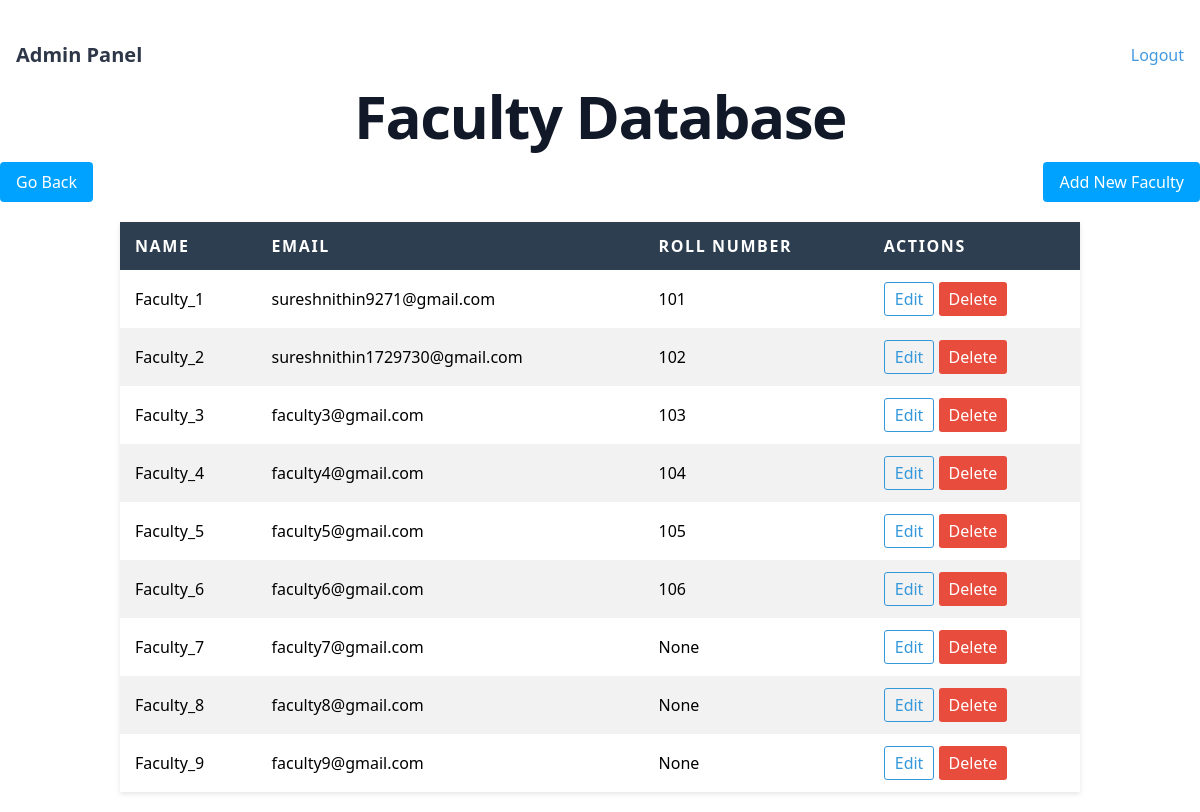
The page /faculty-database/ (signed in) on the database its author committed.
### users/models.py (models this page shows, shortened)
class Faculty(models.Model):
    profile = models.OneToOneField(Profile, on_delete=models.CASCADE, limit_choices_to={'role': 'faculty'})
    name=models.CharField(max_length=255,null=True,blank=True)
    email=models.EmailField(max_length=200,unique=True,null=True,blank=True)
    facultyID=models.CharField(max_length=200,null=True,blank=True)

### mtechMinorEval/views.py (the view)
# urls.py: path('faculty-database/', views.facultyDatabase, name='faculty-database'),
@login_required(login_url='admin-login')
@user_passes_test(lambda u: u.is_superuser)
def facultyDatabase(request):
    facultys=Faculty.objects.all()
    context={
        'facultys':facultys
    }
    return render(request,'mtechMinorEval/facultyDatabase.html', context)

### mtechMinorEval/templates/mtechMinorEval/facultyDatabase.html (shortened to what this page needs)
{% load static %}
<!DOCTYPE html>
<html lang="en">
<head>
    <script src="https://cdn.tailwindcss.com"></script>
</head>
<body>
        <div style="max-width: 1200px; margin: 0 auto; padding: 16px; display: flex; justify-content: space-between; align-items: center;">
            <a href="{% url 'admin-panel' %}" style="font-size: 1.25rem; font-weight: bold; color: #2d3748;">Admin Panel</a>
            <div style="margin-left: auto;">
                {% if user.is_authenticated %}
                    <a href="{% url 'admin-logout' %}" style="color: #4299e1; text-decoration: none;">Logout</a>
                {% else %}
                    <a href="{% url 'login' %}" style="color: #4299e1; text-decoration: none;">Login</a>
                {% endif %}
            </div>
        </div>
    <h1 class="mb-4 text-4xl font-extrabold leading-none tracking-tight text-gray-900 md:text-5xl lg:text-6xl dark:text-black">Faculty Database</h1>
    <div style="display: flex; justify-content: space-between; align-items: center;">
        <a href="{% url 'admin-panel' %}" style="background-color:  rgb(0, 162, 255); color: white; padding: 0.5rem 1rem; border-radius: 0.25rem;">Go Back</a>
        <a href="{% url 'add-new-faculty' %}" style="background-color: rgb(0, 162, 255); color: white; padding: 0.5rem 1rem; border-radius: 0.25rem;">Add New Faculty</a>
    </div>
    <table>
        <thead>
            <tr>
                <th>Name</th>
                <th>Email</th>
                <th>Roll Number</th>
                <th>Actions</th>
            </tr>
        </thead>
        <tbody>
            {% for faculty in facultys %}
            <tr>
                <td>{{ faculty.name }}</td>
                <td>{{ faculty.email }}</td>
                <td>{{ faculty.facultyID }}</td>
                <td>
                    <a href="{% url 'faculty-edit' faculty.id %}">Edit</a>
                    <form action="{% url 'faculty-delete' faculty.id %}" method="POST" style="display:inline;">
                        <button type="submit" onclick="return confirm('Are you sure you want to delete this faculty?');">Delete</button>
                    </form>
                </td>
            </tr>
            {% endfor %}
        </tbody>
    </table>
</body>
</html>

### mtechMinorEval/templates/mtechMinorEval/facultyDatabase.html (style rules this page uses)
h1 { text-align: center; color: #333; }
table { width: 80%; margin: 20px auto; border-collapse: collapse; box-shadow: 0 2px 5px rgba(0, 0, 0, 0.1); background-color: #fff; }
th, td { padding: 12px 15px; text-align: left; }
thead { background-color: #2c3e50; color: #fff; }
tbody tr:nth-child(even) { background-color: #f2f2f2; }
th { text-transform: uppercase; letter-spacing: 0.1em; }
td a { text-decoration: none; color: #3498db; padding: 5px 10px; border: 1px solid #3498db; border-radius: 3px; transition: background-color 0.3s ease, color 0.3s ease; }
td form { display: inline; }
td button { background-color: #e74c3c; color: white; border: none; padding: 5px 10px; border-radius: 3px; cursor: pointer; transition: background-color 0.3s ease; }

### rows shown on the page
Faculty: name "Faculty_1", email "sureshnithin9271@gmail.com", facultyID "101"
Faculty: name "Faculty_2", email "sureshnithin1729730@gmail.com", facultyID "102"
Faculty: name "Faculty_3", email "faculty3@gmail.com", facultyID "103"
Faculty: name "Faculty_4", email "faculty4@gmail.com", facultyID "104"
Faculty: name "Faculty_5", email "faculty5@gmail.com", facultyID "105"
Faculty: name "Faculty_6", email "faculty6@gmail.com", facultyID "106"
Faculty: name "Faculty_7", email "faculty7@gmail.com", facultyID "None"
Faculty: name "Faculty_8", email "faculty8@gmail.com", facultyID "None"
Faculty: name "Faculty_9", email "faculty9@gmail.com", facultyID "None"
